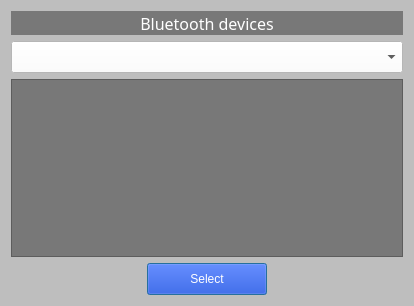
<?xml version="1.0" encoding="UTF-8"?>
<ui version="4.0">
 <class>bleDialog</class>
 <widget class="QDialog" name="bleDialog">
  <property name="geometry">
   <rect>
    <x>0</x>
    <y>0</y>
    <width>414</width>
    <height>306</height>
   </rect>
  </property>
  <property name="sizePolicy">
   <sizepolicy hsizetype="Expanding" vsizetype="Expanding">
    <horstretch>0</horstretch>
    <verstretch>0</verstretch>
   </sizepolicy>
  </property>
  <property name="minimumSize">
   <size>
    <width>414</width>
    <height>306</height>
   </size>
  </property>
  <property name="windowTitle">
   <string>Dialog</string>
  </property>
  <property name="styleSheet">
   <string notr="true">background-color: rgb(190, 190, 190);</string>
  </property>
  <layout class="QGridLayout" name="gridLayout">
   <item row="0" column="0" colspan="3">
    <widget class="QLabel" name="label">
     <property name="sizePolicy">
      <sizepolicy hsizetype="Expanding" vsizetype="Preferred">
       <horstretch>0</horstretch>
       <verstretch>0</verstretch>
      </sizepolicy>
     </property>
     <property name="minimumSize">
      <size>
       <width>390</width>
       <height>24</height>
      </size>
     </property>
     <property name="font">
      <font>
       <family>Sans Serif</family>
       <pointsize>12</pointsize>
       <weight>50</weight>
       <italic>false</italic>
       <bold>false</bold>
      </font>
     </property>
     <property name="styleSheet">
      <string notr="true">background-color: rgb(120, 120, 120);
color: rgb(255, 255, 255);
font: 12pt &quot;Sans Serif&quot;;</string>
     </property>
     <property name="text">
      <string>Bluetooth devices</string>
     </property>
     <property name="alignment">
      <set>Qt::AlignCenter</set>
     </property>
    </widget>
   </item>
   <item row="1" column="0" colspan="3">
    <widget class="QComboBox" name="blebox">
     <property name="sizePolicy">
      <sizepolicy hsizetype="Expanding" vsizetype="Preferred">
       <horstretch>0</horstretch>
       <verstretch>0</verstretch>
      </sizepolicy>
     </property>
     <property name="minimumSize">
      <size>
       <width>390</width>
       <height>32</height>
      </size>
     </property>
     <property name="styleSheet">
      <string notr="true">background-color: rgb(255, 255, 255);
color: rgb(0, 0, 0);</string>
     </property>
    </widget>
   </item>
   <item row="2" column="0" colspan="3">
    <widget class="QTextEdit" name="text">
     <property name="sizePolicy">
      <sizepolicy hsizetype="Expanding" vsizetype="Expanding">
       <horstretch>0</horstretch>
       <verstretch>0</verstretch>
      </sizepolicy>
     </property>
     <property name="minimumSize">
      <size>
       <width>390</width>
       <height>170</height>
      </size>
     </property>
     <property name="font">
      <font>
       <family>Sans Serif</family>
       <pointsize>14</pointsize>
       <weight>50</weight>
       <italic>false</italic>
       <bold>false</bold>
      </font>
     </property>
     <property name="styleSheet">
      <string notr="true">background-color: rgb(120, 120, 120);
color: rgb(255, 255, 255);
font: 14pt &quot;Sans Serif&quot;;</string>
     </property>
    </widget>
   </item>
   <item row="3" column="0">
    <spacer name="horizontalSpacer">
     <property name="orientation">
      <enum>Qt::Horizontal</enum>
     </property>
     <property name="sizeHint" stdset="0">
      <size>
       <width>122</width>
       <height>28</height>
      </size>
     </property>
    </spacer>
   </item>
   <item row="3" column="1">
    <widget class="QPushButton" name="select">
     <property name="sizePolicy">
      <sizepolicy hsizetype="Fixed" vsizetype="Fixed">
       <horstretch>0</horstretch>
       <verstretch>0</verstretch>
      </sizepolicy>
     </property>
     <property name="minimumSize">
      <size>
       <width>120</width>
       <height>32</height>
      </size>
     </property>
     <property name="maximumSize">
      <size>
       <width>120</width>
       <height>32</height>
      </size>
     </property>
     <property name="styleSheet">
      <string notr="true">background-color: rgb(12, 54, 205);
color: rgb(255, 255, 255);</string>
     </property>
     <property name="text">
      <string>Select</string>
     </property>
    </widget>
   </item>
   <item row="3" column="2">
    <spacer name="horizontalSpacer_2">
     <property name="orientation">
      <enum>Qt::Horizontal</enum>
     </property>
     <property name="sizeHint" stdset="0">
      <size>
       <width>122</width>
       <height>28</height>
      </size>
     </property>
    </spacer>
   </item>
  </layout>
 </widget>
 <resources/>
 <connections/>
</ui>
